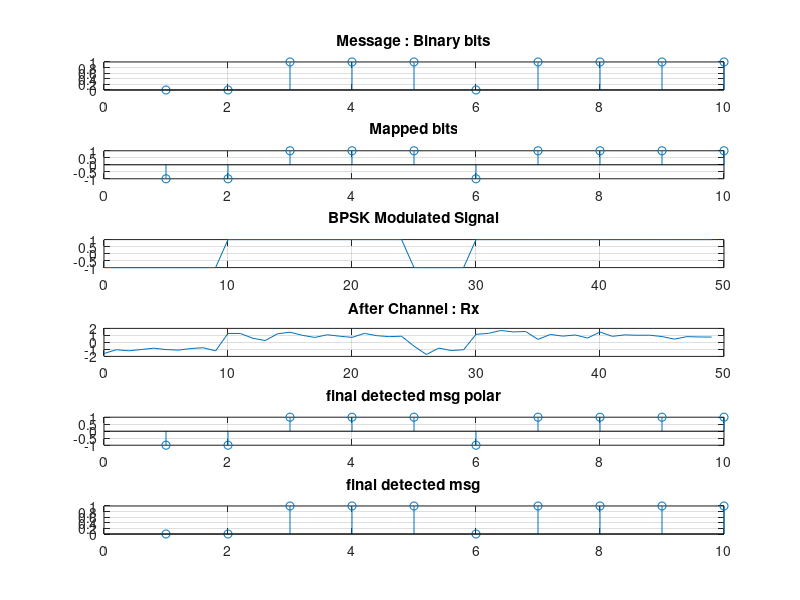

Write MATLAB code to recreate this figure.
%Binary Phase Shift Keying (BPSK) in Additive White Gaussian Noise (AWGN)
%BPSK Modulation and Demodulation Technique
clear;
%-------------------------Message : Information bits------------------%
%Generation of message signal : bits
N=10;%number of bits
%input binary data stream (0's and 1's) to modulate
msg=randi([0,1],N,1);%random bit generation (0 or 1)
%Plotting the message binary bits
figure(1);
subplot(6,1,1);
stem(msg);
title('Message : Binary bits');
grid;

%-----------------BPSK : Channel-Encoding and Modulation -------------%
% As in a noisy channel the conversion of 0 & 1 is quite possible,
%convert it into polar format(+1,-1)
mod = 2*msg-1; %BPSK modulation
%Plotting Mapped bits
subplot(6,1,2);
stem(mod);
title('Mapped bits');
grid;

%Form analog signal : add redundancy to the bits
samples_per_bit = 5; %replicate each bit samples_per_bit times
%form the transmitted signal by repeating each mapped bit samples_per_bit times
tx=repmat(mod,1, samples_per_bit).'; 
tx = tx(:).';%serialize
s_bb =tx;%BPSK modulated baseband signal
%Plotting the final Modulated and transmiited signal
t=0:N*samples_per_bit-1; %initialising time for plotting
subplot(6,1,3);
plot(t,s_bb);
title('BPSK Modulated Signal');
grid;

%-----------------------AWGN Channel------------------------------------%
%signal to noise ratio 
snr = 10;
%Convert SNR(dB) to linear scale
snr = 10 .^ (snr / 10.0);
%Calculate signal power 
xpower = sum(s_bb .^ 2) ./ size(s_bb,2);  
%Calculate noise power = signal power/SNR
npower = xpower ./ snr;
%Generate random noise and scale it by square root of power
noise = (randn(size(s_bb,2),1) .* sqrt(npower))';
% Add noise to modulated signal
rx = noise + s_bb;   % Final received signal

subplot(6,1,4);
plot(t,rx);
title('After Channel : Rx');
grid;

%-------------------------Demodulation----------------------------------%
%decode the received signal
%integrate for samples_per_bit duration
x = conv(rx,ones(1,samples_per_bit));
%Sample at every samples_per_bit bits
x = x(samples_per_bit:samples_per_bit:end);
%threshold detector : bit > 0 : 1, bit<0 : 0
final_detected_msg = (x > 0); 
%plotting binary and polar form of received signal
subplot(6,1,5);
stem(2*final_detected_msg-1);
title('final detected msg polar');
grid;
subplot(6,1,6);
stem(final_detected_msg);
title('final detected msg');
grid;
